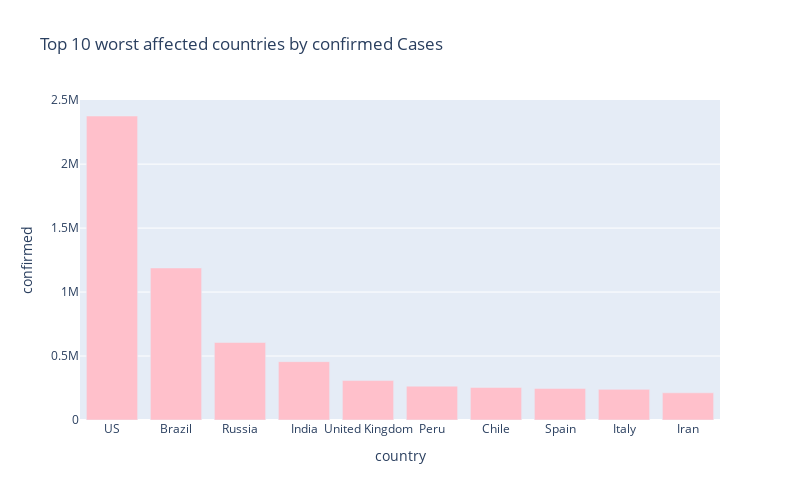

Notebook cell for this chart:
### Markdown cell above
# 10 worst hit countries - Confirmed cases

### Code cell
#Bar plot of worst affected countries by number of confirmed cases 
px.bar(
    sorted_country_df.head(10),
    x = "country",
    y = "confirmed",
    title= "Top 10 worst affected countries by confirmed Cases", # the axis names
    color_discrete_sequence=["pink"], 
    height=500,
    width=800
)

### Figure 1 — Plotly figure (JSON) as saved in the notebook; plotly's stock layout.template omitted (floating-point values rounded to 4 significant figures)
{"data": [{"alignmentgroup": "True", "hovertemplate": "country=%{x}<br>confirmed=%{y}<extra></extra>", "legendgroup": "", "marker": {"color": "pink"}, "name": "", "offsetgroup": "", "orientation": "v", "showlegend": false, "textposition": "auto", "type": "bar", "x": ["US", "Brazil", "Russia", "India", "United Kingdom", "Peru", "Chile", "Spain", "Italy", "Iran"], "xaxis": "x", "y": [2376263, 1188631, 606043, 456183, 308336, 264689, 254416, 247086, 239410, 212501], "yaxis": "y"}], "layout": {"barmode": "relative", "height": 500, "legend": {"tracegroupgap": 0}, "title": {"text": "Top 10 worst affected countries by confirmed Cases"}, "width": 800, "xaxis": {"anchor": "y", "domain": [0, 1], "title": {"text": "country"}}, "yaxis": {"anchor": "x", "domain": [0, 1], "title": {"text": "confirmed"}}}}
